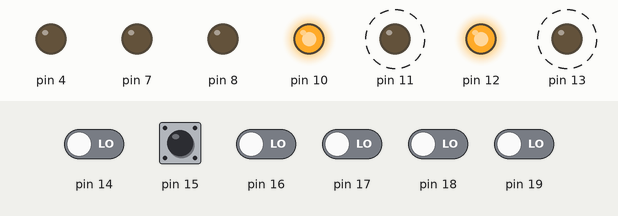
The sketch below on a simulated Arduino Uno, built with avr-gcc and run on an emulated ATmega328P. Parts: output pins drawn as LEDs (lit = HIGH). Dashed ring = blinking. Inputs (shaded band) come from the test bench; at power-on: pin 14–19 LOW.

Above: at 0.87 s.
1.3 s: pin 15 pulsed HIGH 2 times (0.12 s each, 0.3 s apart)
At 1.63 s:
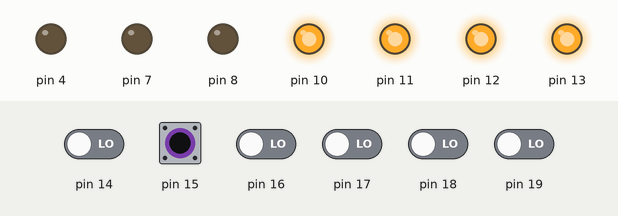
At 2.38 s:
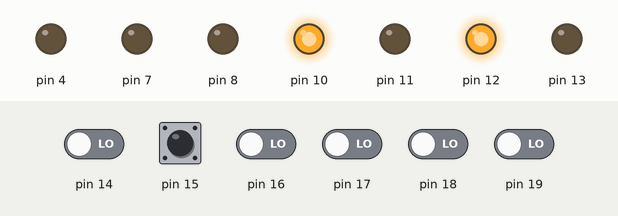
Timing chart, 0 to 10.3 s (numbered marks = the images above; inputs shaded):
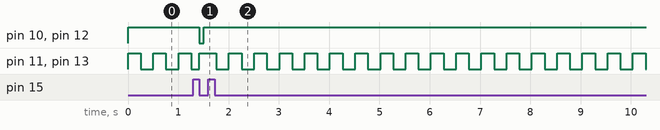

Measured:
- after the input at 1.3 s, pin 10, pin 12: HIGH → LOW after 0.12 s, → HIGH 0.09 s later
- by itself, pin 11, pin 13: repeats every 0.50 s: LOW 0.25 s, HIGH 0.25 s

The sketch:

lab3.ino
```cpp
// Переписать №1 с прерываниями, реализовать антидребезг кнопки

#define POT 0

int debounce=50;
int lag=0;

struct pinstr {
  uint8_t *ddr;
  uint8_t *port;
  uint8_t *port_in;
  uint8_t pin;
};

struct pinstr LATCH = { &DDRD, &PORTD, &PIND, 4 };
struct pinstr CLK = { &DDRD, &PORTD, &PIND, 7 };
struct pinstr DATA = { &DDRB, &PORTB, &PINB, 0 };
struct pinstr BUT1 = { &DDRC, &PORTC, &PINC, 1 };
struct pinstr LED[] = {
  { &DDRB, &PORTB, &PINB, 5 },
  { &DDRB, &PORTB, &PINB, 4 },
  { &DDRB, &PORTB, &PINB, 3 },
  { &DDRB, &PORTB, &PINB, 2 }
};
const byte SEGMENTS[] = {0xC0,0xF9,0xA4,0xB0,0x99,0x92,0x82,0xF8,0X80,0X90},
           DIGITS[] = {0xF1,0xF2,0xF4,0xF8};
bool press=false, flag = false;
uint32_t btnTimer = 0;
bool state=true, but1pressed=false, LEDState=false;
unsigned long LEDTimer=0;

void mode(struct pinstr *pin, int mode, int val) {
  if(mode == INPUT) {
    *pin->ddr &= ~(1 << pin->pin);
  } else {
    *pin->ddr |= 1 << pin->pin;
    if(val) {
      *pin->port |= 1 << pin->pin;
    } else {
      *pin->port &= ~(1 << pin->pin);
    }
  }
}

void out(struct pinstr *pin, int val) {
  if(val) {
    *pin->port |= 1 << pin->pin;
  } else {
    *pin->port &= ~(1 << pin->pin);
  }
}

int in(struct pinstr *pin) {
  return (*pin->port_in >> pin->pin) & 1;
}

void shift(struct pinstr *data, struct pinstr *clk, uint8_t val) {
  for (uint8_t i = 0; i < 8; i++) {
    out(data, !!(val & (1 << (7 - i))));
    out(clk, 1);
    out(clk, 0);
  }
}

void scanBUT1(){
  bool btnState = !in(&BUT1);
  if (btnState && !flag && millis() - btnTimer > 100) {
    flag = true;
    btnTimer = millis();
  }
  if (!btnState && flag && millis() - btnTimer > 100) {
    flag = false;
    btnTimer = millis();
  }
}

void setup() {
  ADCSRA |= ((1<<ADPS2)|(1<<ADPS1)|(1<<ADPS0));
  ADMUX |= (1<<REFS0);
  ADCSRB = (1<<ADTS2);
  ADCSRA |= (1<<ADEN);

  mode(&LATCH,OUTPUT, 0);
  mode(&CLK,OUTPUT, 0);
  mode(&DATA,OUTPUT, 0);

  for (int i=0; i<4; i++) {
    mode(&LED[i], OUTPUT, 0);
  }
}

void loop() {
  scanBUT1();
  if (flag) {
    if (!press) {
      but1pressed=!but1pressed;
    }
    press=true;
  } else {
    press=false;
  }

  int val=1;

  if (but1pressed) {
    val=0;
  } else {
   val=1;
  }
  if (millis()-LEDTimer>250) {
    LEDState=!LEDState;
    LEDTimer=millis();
  }
  if (LEDState) {
    for (byte i =0;i<4;i++) {
      out(&LED[i], (i+val)%2);
    }
  } else {
    for (byte i =0;i<4;i++)
    {
      out(&LED[i], 1);
    }
  }
}
```
